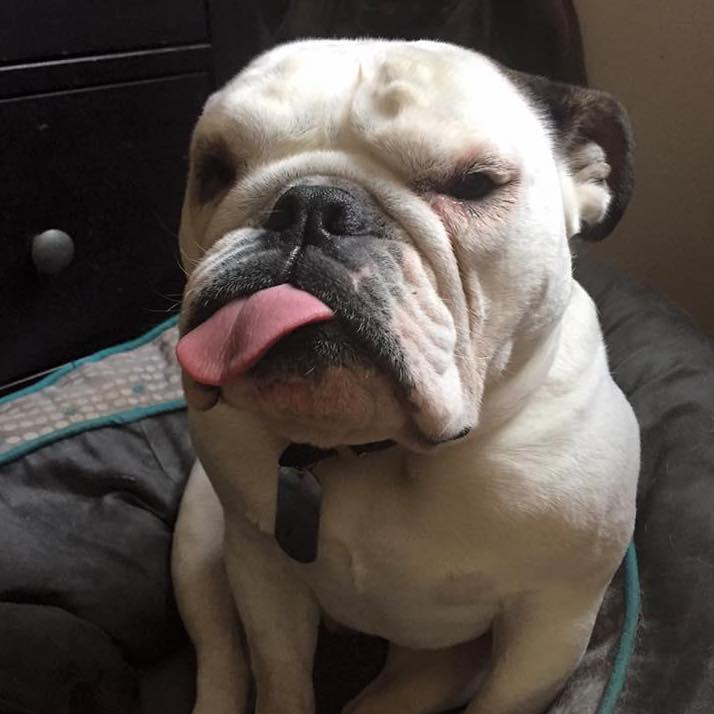
#> input picture module_2/flubba1.jpg, 714 x 714 px
$ python test_threshold.py
#> lines starting #> are read from the running program, lines starting #| are printed output that depends on the picture; after the words box and inside, x2 and y2 are one past the last pixel; in counts of white or black regions, pixels touching at a corner belong together
"""
Testing various threshold plotting functions on images
"""
# import numpy as np
import cv2 as cv
import matplotlib.pyplot as plt
# import matplotlib.image as mpimg

def main():
    """ main function """
    # read in an image
    img_color = cv.imread('flubba1.jpg')
#> img_color is the input picture: shape (714, 714, 3); mean B, G, R 74.5, 80.3, 88.6
    img_grayscale = cv.imread('flubba1.jpg', 0)
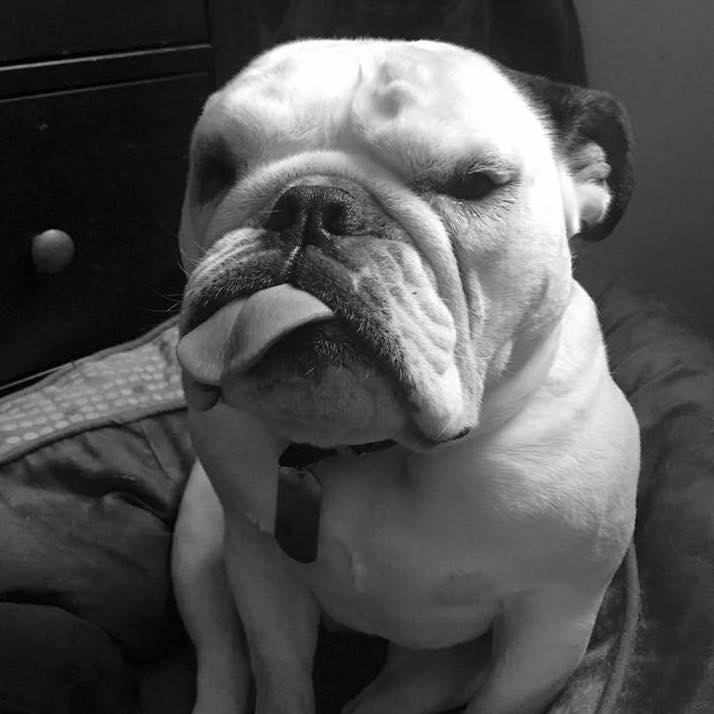
#> img_grayscale: shape (714, 714); min 0, max 255, mean 82.1

    figure = plt.figure(figsize=(8, 8))
    # img = cv.medianBlur(img,5)

    ths = 120
    ret, th1 = cv.threshold(img_grayscale, ths, 255, cv.THRESH_BINARY)
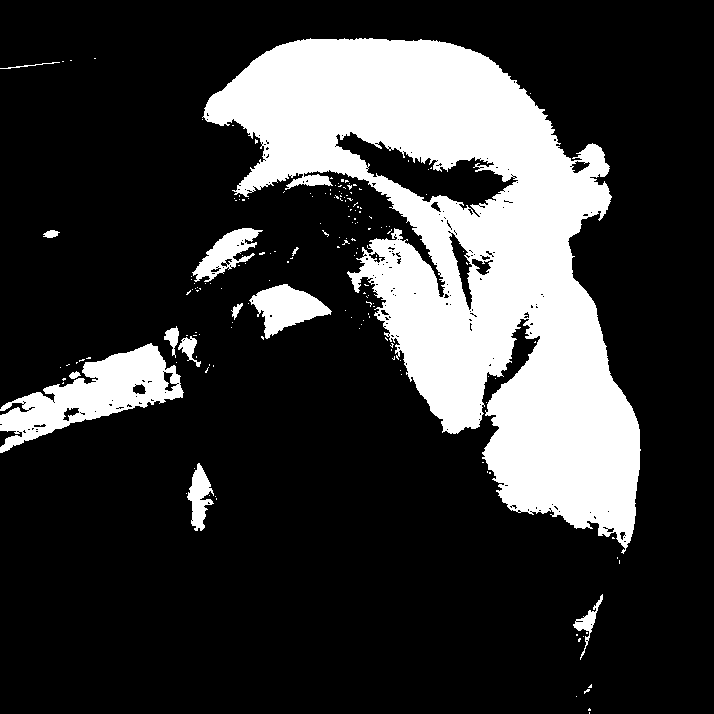
#> th1: shape (714, 714); 22.1% white; 175 white regions (162 under 20 px), largest, box (x1, y1, x2, y2) and area: (202, 38, 641, 554) 98126, (0, 343, 184, 453) 8063, (249, 284, 332, 339) 2333
#> ret = 120
    th2 = cv.adaptiveThreshold(img_grayscale, 255, cv.ADAPTIVE_THRESH_MEAN_C, cv.THRESH_BINARY, 11, 2)
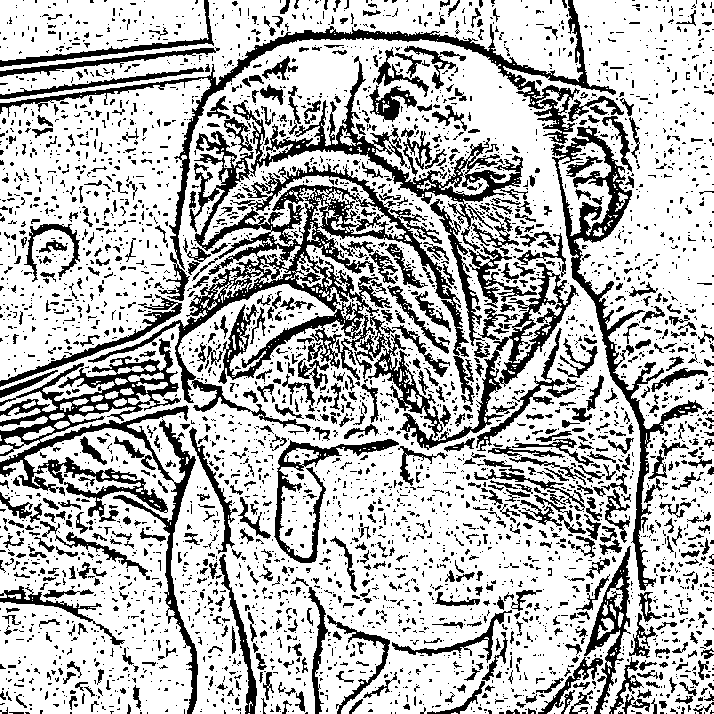
#> th2: shape (714, 714); 72.1% white; 3943 black regions (3171 under 20 px), largest, box (x1, y1, x2, y2) and area: (88, 56, 528, 432) 24990, (0, 338, 198, 714) 11206, (0, 0, 616, 270) 7353
    th3 = cv.adaptiveThreshold(img_grayscale, 255, cv.ADAPTIVE_THRESH_GAUSSIAN_C, cv.THRESH_BINARY, 11, 2)
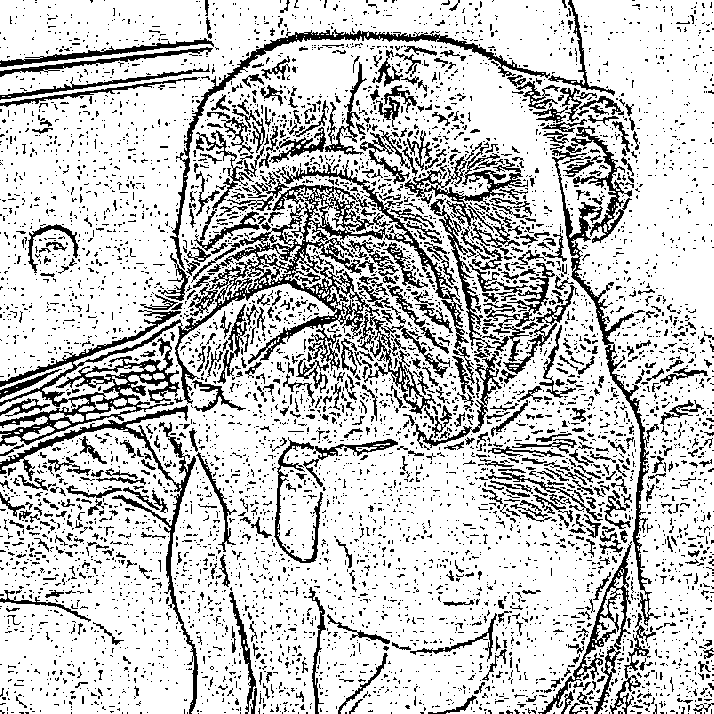
#> th3: shape (714, 714); 78.2% white; black in thin lines or dots
    titles = ['Original Image', 'Global Thresholding (v = %d)' % ths,
              'Adaptive Mean Thresholding', 'Adaptive Gaussian Thresholding']
    images = [img_color, th1, th2, th3]
    for i in xrange(4):
        plt.subplot(2, 2, i+1)
        if i==0:
            plt.imshow( cv.cvtColor( images[i], cv.COLOR_BGR2RGB) )
        else:
            plt.imshow(images[i], 'gray')
        plt.title(titles[i])
        plt.xticks([]),plt.yticks([])
    # plt.show()

    figure.savefig('flubba.thresholds.jpg')
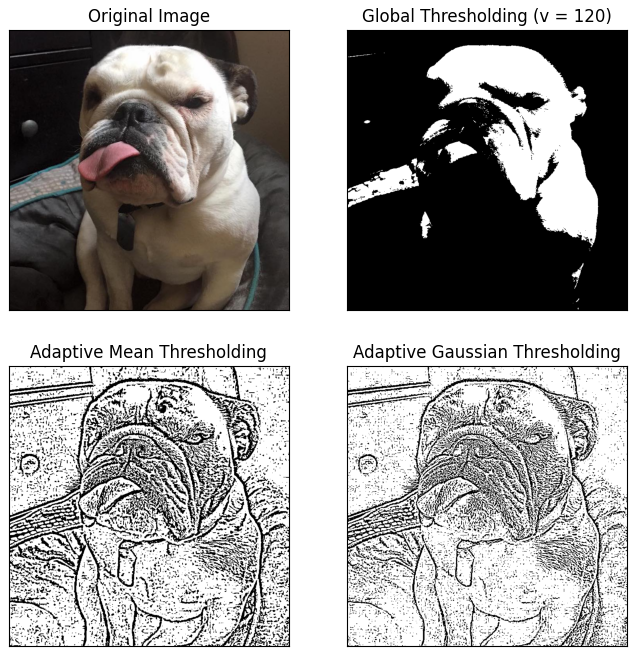
#> figure drawn by matplotlib, 4 panels

main()

$ run again, with module_2/flubba2.jpg copied over module_2/flubba1.jpg
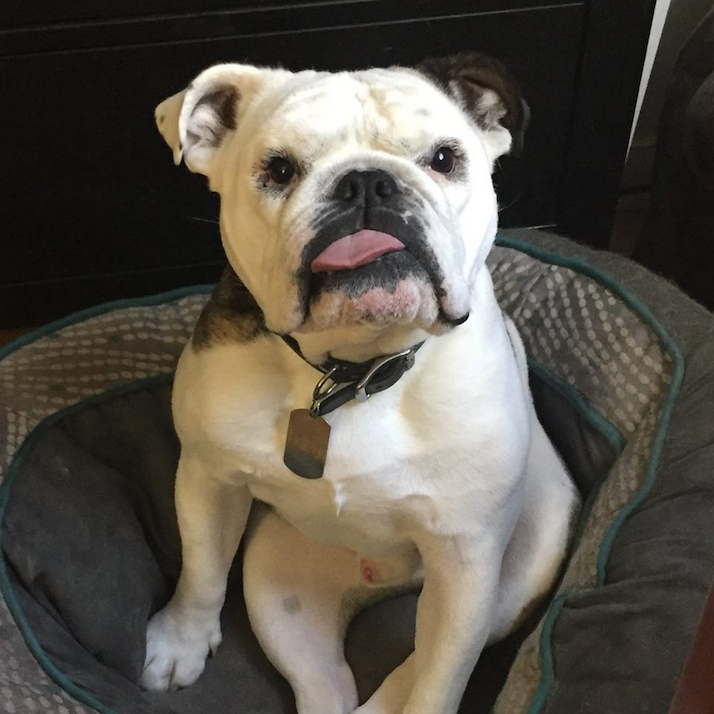
#> input picture module_2/flubba2.jpg, 714 x 714 px
#> in main, img_color is the input picture: shape (714, 714, 3); mean B, G, R 73.9, 83.1, 88.7
#> in main, `ret, th1 = cv.threshold(img_grayscale, ths, 255, cv.THRESH_BINARY)`:
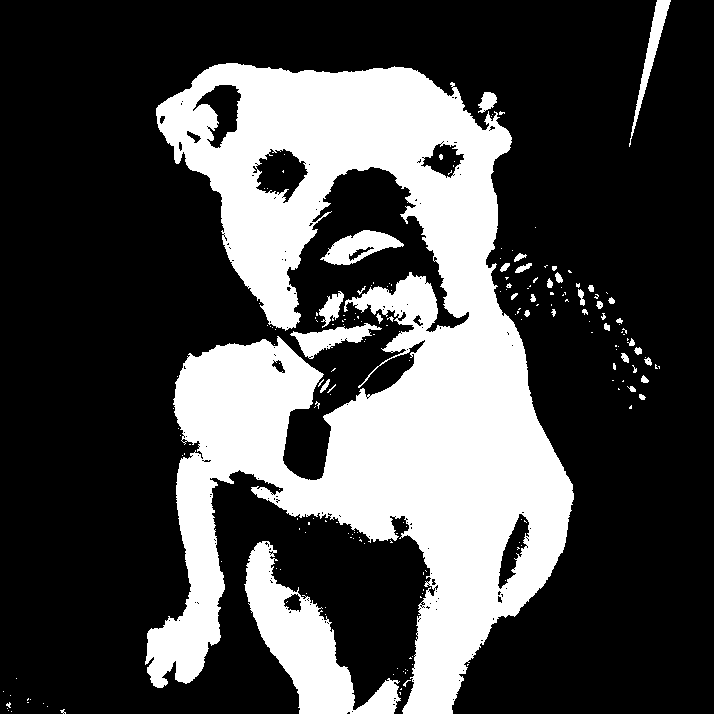
#> th1: shape (714, 714); 29.1% white; 202 white regions (167 under 20 px), largest, box (x1, y1, x2, y2) and area: (145, 63, 574, 714) 132351, (244, 541, 401, 714) 9714, (320, 230, 404, 265) 1454
#> ret = 120
#> th2: shape (714, 714); 67.7% white; 8228 black regions (7601 under 20 px), largest, box (x1, y1, x2, y2) and area: (0, 44, 714, 714) 65675, (603, 322, 714, 586) 2911, (216, 497, 302, 714) 2676
#> th3: shape (714, 714); 72.6% white; black in thin lines or dots
#> in main, `figure.savefig('flubba.thresholds.jpg')`:
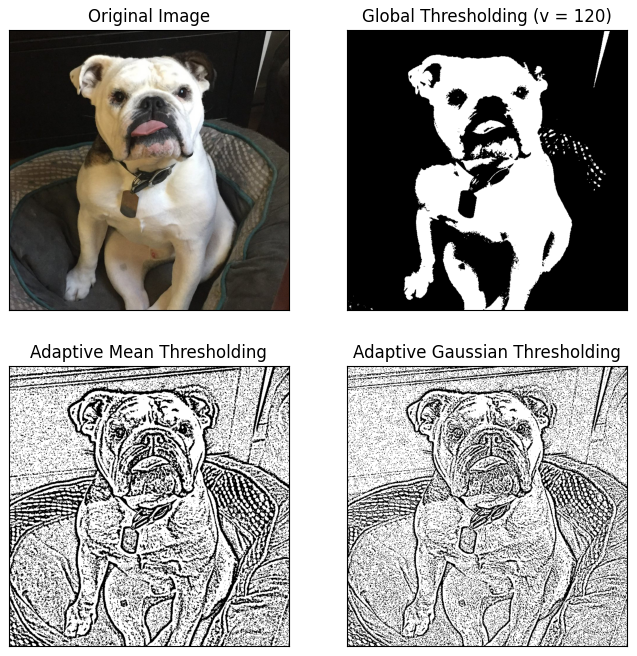
#> figure drawn by matplotlib, 4 panels

$ run again, with module_2/with_flubba.jpg copied over module_2/flubba1.jpg
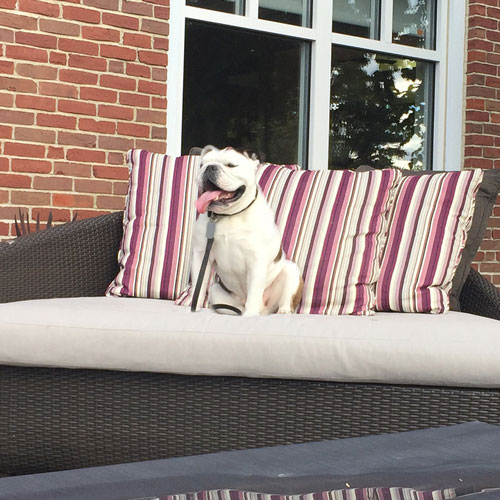
#> input picture module_2/with_flubba.jpg, 500 x 500 px
#> in main, img_color is the input picture: shape (500, 500, 3); mean B, G, R 122.2, 127.7, 142
#> in main, `ret, th1 = cv.threshold(img_grayscale, ths, 255, cv.THRESH_BINARY)`:
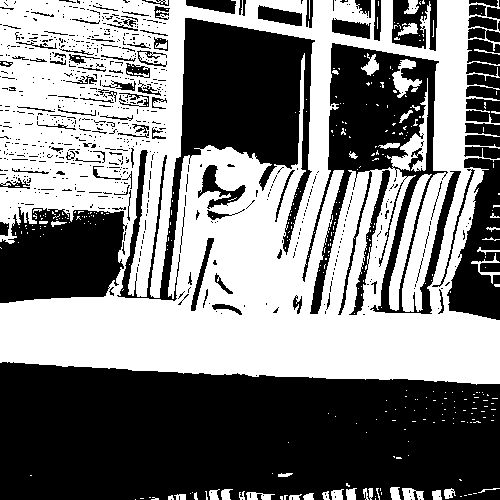
#> th1: shape (500, 500); 49.1% white; 357 white regions (316 under 20 px), largest, box (x1, y1, x2, y2) and area: (0, 0, 500, 385) 117278, (389, 174, 432, 311) 1371, (392, 59, 422, 98) 493
#> ret = 120
#> th2: shape (500, 500); 57.1% white; 1415 black regions (1160 under 20 px), largest, box (x1, y1, x2, y2) and area: (0, 364, 500, 478) 20555, (0, 17, 321, 306) 17494, (289, 0, 475, 316) 17308
#> th3: shape (500, 500); 60.8% white; 2429 black regions (2172 under 20 px), largest, box (x1, y1, x2, y2) and area: (0, 364, 500, 478) 19569, (0, 17, 316, 312) 15709, (289, 0, 475, 317) 15511
#> in main, `figure.savefig('flubba.thresholds.jpg')`:
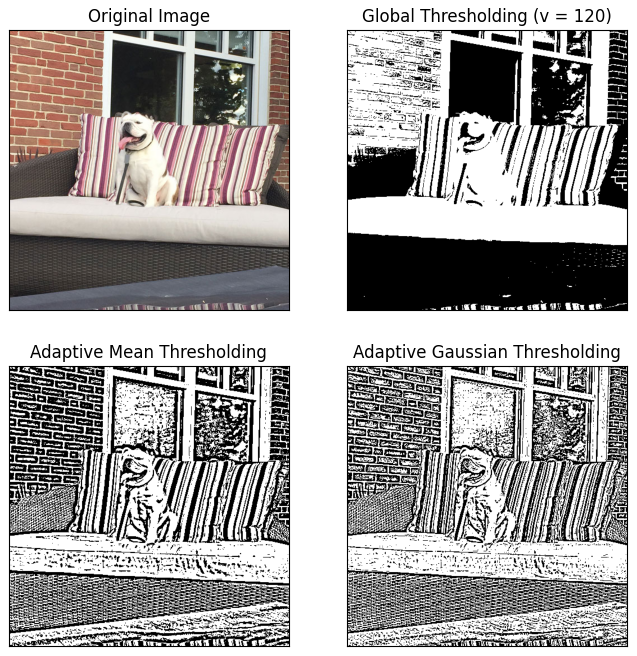
#> figure drawn by matplotlib, 4 panels
